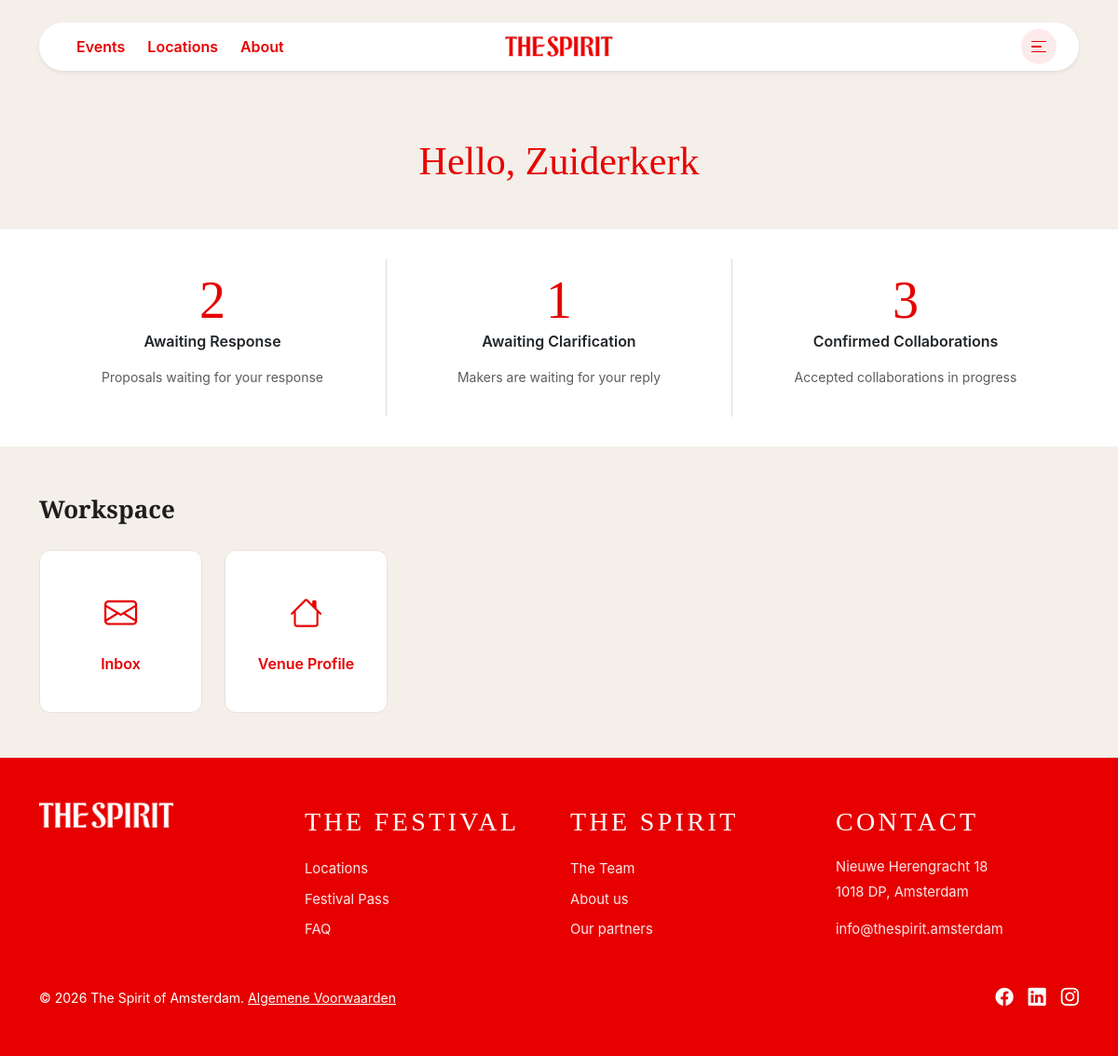
Before: /dashboard (signed in) with the older database file.
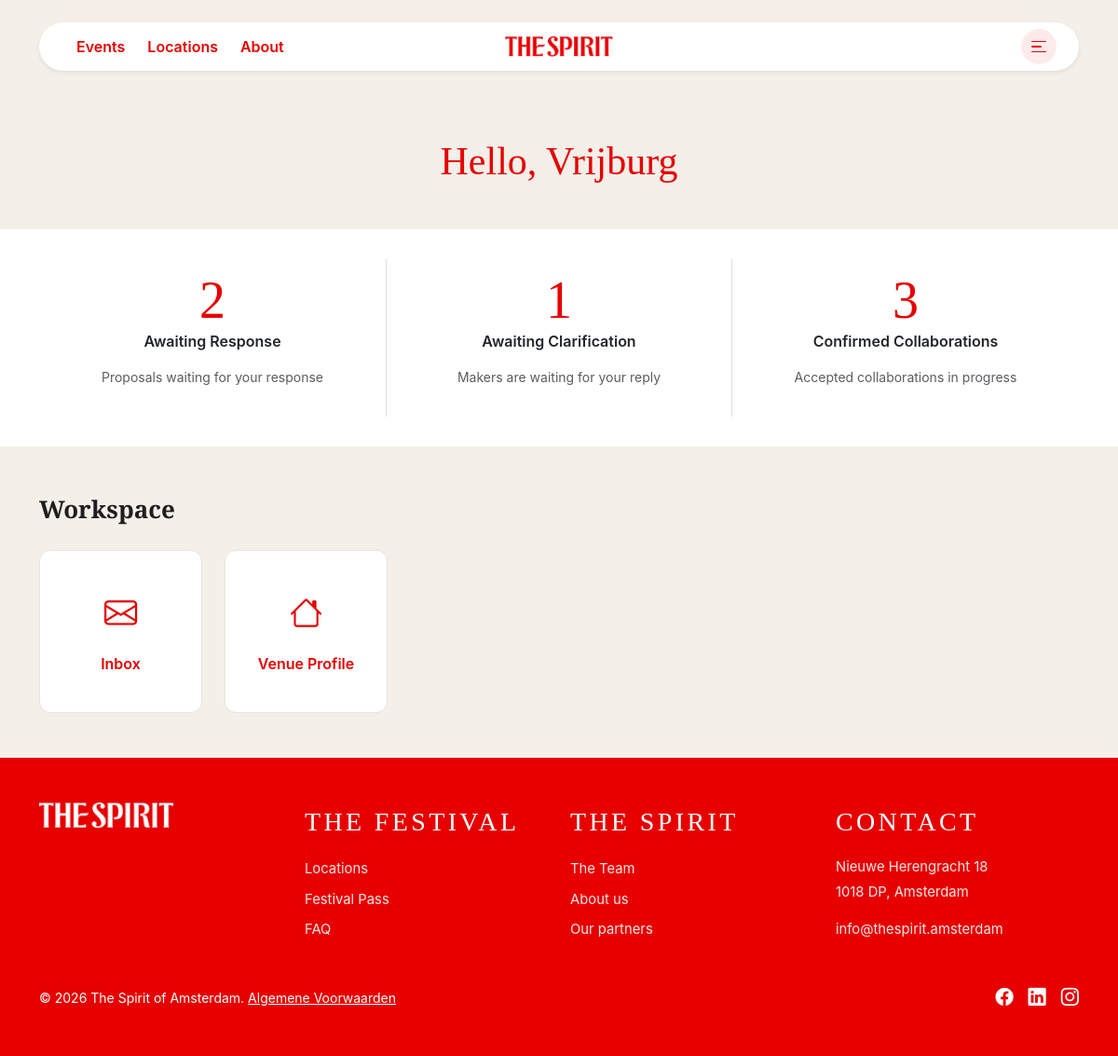
After: the same page with the newer database file.
### tables this page shows
CREATE TABLE "VENUES" (
	"venue_id"	INTEGER,
	"user_id"	INTEGER NOT NULL,
	"name"	TEXT NOT NULL,
	"venue_type"	TEXT NOT NULL,
	"description"	TEXT NOT NULL,
	"phone"	TEXT,
	"website_url"	TEXT,
	"instagram_url"	TEXT,
	"facebook_url"	TEXT,
	"street_address"	TEXT,
	"postal_code"	TEXT,
	"city"	TEXT,
	"programming_tags"	TEXT,
	"restrictions"	TEXT,
	"capacity"	TEXT,
	"accessibility_features"	TEXT,
	"price"	REAL,
	"cover_image"	TEXT,
	"images"	TEXT,
	"is_published"	INTEGER DEFAULT 0,
	"maker_message"	TEXT, latitude REAL, longitude REAL,
	PRIMARY KEY("venue_id"),
	FOREIGN KEY("user_id") REFERENCES "USERS"("user_id")
);

### routes.py (the view)
    @app.route("/dashboard")
    def dashboard():
        if not session.get("user_id"):
            return redirect(url_for("login"))
        role = session.get("role")
        display_name = "User"
        venue = None
        if role == "maker":
            maker = get_maker_by_user_id(session.get("user_id"))
            if maker:
                display_name = maker["maker_name"]
        elif role == "venue":
            venue = get_venue_by_user_id(session.get("user_id"))
            if venue:
                display_name = venue["name"]
        return render_template(
            "dashboard.html",
            role=role,
            display_name=display_name,
            venue=venue
        )

### database/database.py (called while the page is built)
def get_db_connection():
    connection = sqlite3.connect("database/spirit-db.db")
    connection.row_factory = sqlite3.Row
    return connection

### database/queries.py (called while the page is built)
def get_venue_by_user_id(user_id):
    connection = get_db_connection()
    cursor = connection.cursor()
    cursor.execute(
        """
        SELECT *
        FROM venues
        WHERE user_id = ?
        ORDER BY venue_id DESC
        LIMIT 1
        """,
        (user_id,)
    )
    venue = cursor.fetchone()
    connection.close()
    return venue

### templates/dashboard.html (shortened to what this page needs)
{% extends "base.html" %}
{% block extra_css %}
  <link rel="stylesheet" href="{{ url_for('static', filename='css/forms.css') }}" />
  <link rel="stylesheet" href="{{ url_for('static', filename='css/dashboard.css') }}" />
{% endblock %}
{% block content %}
<main class="container py-5">
  <h1 class="form-title text-center mb-5">
    Hello, {{ display_name }}
  </h1>
  {% if role == "venue" %}
    {% include "sections/dashboard/venue-stats.html" %}
    {% include "sections/dashboard/venue-actions.html" %}
  {% elif role == "maker" %}
    {% include "sections/dashboard/maker-stats.html" %}
    {% include "sections/dashboard/maker-actions.html" %}
  {% endif %}
</main>
{% endblock %}

Changed rows visible on the page:
no longer on this page (row edited): VENUES: name "Zuiderkerk"
now on this page (row edited): VENUES: name "Vrijburg"
